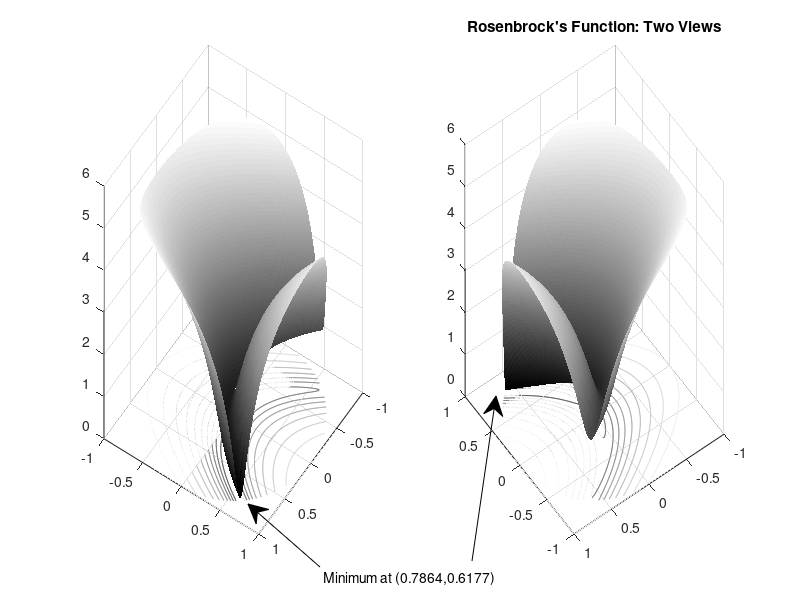

This figure's MATLAB source:
rosenbrock = @(x)log(1 + 100*(x(:,2) - x(:,1).^2).^2 + (1 - x(:,1)).^2); % Vectorized function

figure1 = figure('Position',[1 200 600 300]);
colormap('gray');
axis square;
R = 0:.002:1;
TH = 2*pi*(0:.002:1); 
X = R'*cos(TH);
Y = R'*sin(TH); 
Z = rosenbrock([X(:),Y(:)]); % Z = f(x)
Z = reshape(Z,size(X));

% Create subplot
subplot1 = subplot(1,2,1,'Parent',figure1);
view([124 34]);
grid('on');
hold on;

% Create surface
surf(X,Y,Z,'Parent',subplot1,'LineStyle','none');

% Create contour
contour(X,Y,Z,'Parent',subplot1);

% Create subplot
subplot2 = subplot(1,2,2,'Parent',figure1);
view([234 34]);
grid('on');
hold on

% Create surface
surf(X,Y,Z,'Parent',subplot2,'LineStyle','none');

% Create contour
contour(X,Y,Z,'Parent',subplot2);

% Create textarrow
annotation(figure1,'textarrow',[0.4 0.31],...
    [0.055 0.16],...
    'String',{'Minimum at (0.7864,0.6177)'});

% Create arrow
annotation(figure1,'arrow',[0.59 0.62],...
    [0.065 0.34]);

title("Rosenbrock's Function: Two Views")

hold off